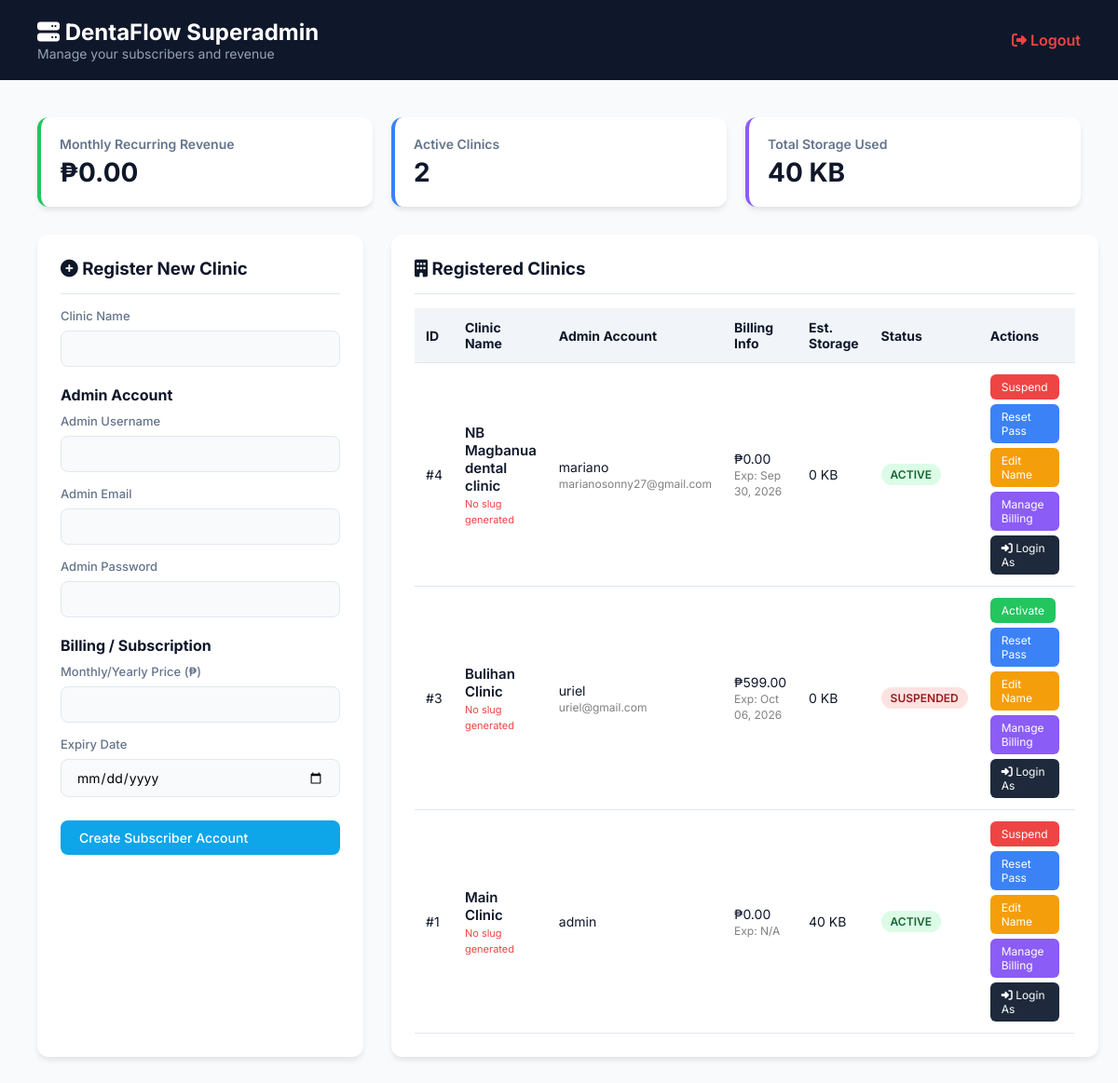
Screenshot of /superadmin.php (signed in) with the database file from the repository.
### tables this page shows
CREATE TABLE `clinics` (
  `id` int(11) NOT NULL,
  `name` varchar(255) NOT NULL,
  `subscription_status` varchar(50) DEFAULT 'ACTIVE',
  `subscription_expiry` date DEFAULT NULL,
  `subscription_price` decimal(10,2) DEFAULT 0.00,
  `created_at` timestamp NOT NULL DEFAULT current_timestamp(),
  `logo_url` varchar(255) DEFAULT NULL
);

### superadmin.php (the view, shortened to what this page needs)
<?php
require_once 'includes/db.php';
$stmt = $pdo->query("
    SELECT c.*,
           u.username as admin_username, u.email as admin_email,
           (SELECT COUNT(*) FROM patients WHERE clinic_id = c.id) as patient_count,
           (SELECT COUNT(*) FROM treatments WHERE clinic_id = c.id) as treatment_count
    FROM clinics c
    LEFT JOIN users u ON c.id = u.clinic_id AND u.role = 'Admin'
    ORDER BY c.id DESC
");
$clinics = $stmt->fetchAll(PDO::FETCH_ASSOC);
?>
<!DOCTYPE html>
<html lang="en">
<head>
    <link rel="stylesheet" href="https://cdnjs.cloudflare.com/ajax/libs/font-awesome/6.4.0/css/all.min.css">
    <link rel="stylesheet" href="css/style.css">
</head>
<body style="background-color: #f8fafc; margin: 0;">
    <div class="superadmin-header">
        <div>
            <h2><i class="fa-solid fa-server"></i> DentaFlow Superadmin</h2>
            <p style="color: #94a3b8; font-size: 14px; margin:0;">Manage your subscribers and revenue</p>
        </div>
        <a href="logout.php" style="color: #ef4444; text-decoration: none; font-weight: 600;"><i class="fa-solid fa-right-from-bracket"></i> Logout</a>
    </div>
    <div class="superadmin-content">
        <?php
        $mrr = 0;
        $active_clinics = 0;
        $total_kb = 0;
        foreach($clinics as $c) {
            if ($c['subscription_status'] === 'Active') {
                $mrr += $c['subscription_price'];
                $active_clinics++;
            }
            $total_kb += ($c['patient_count'] + $c['treatment_count']) * 5;
        }
        ?>
        <div style="display: grid; grid-template-columns: repeat(3, 1fr); gap: 20px; margin-bottom: 30px;">
            <div style="background: white; padding: 20px; border-radius: 12px; box-shadow: 0 4px 6px -1px rgba(0,0,0,0.1); border-left: 4px solid #22c55e;">
                <div style="color: #64748b; font-size: 14px; font-weight: 600;">Monthly Recurring Revenue</div>
                <div style="font-size: 28px; font-weight: 700; color: #0f172a; margin-top: 5px;">₱<?php echo number_format($mrr, 2); ?></div>
            </div>
            <div style="background: white; padding: 20px; border-radius: 12px; box-shadow: 0 4px 6px -1px rgba(0,0,0,0.1); border-left: 4px solid #3b82f6;">
                <div style="color: #64748b; font-size: 14px; font-weight: 600;">Active Clinics</div>
                <div style="font-size: 28px; font-weight: 700; color: #0f172a; margin-top: 5px;"><?php echo $active_clinics; ?></div>
            </div>
            <div style="background: white; padding: 20px; border-radius: 12px; box-shadow: 0 4px 6px -1px rgba(0,0,0,0.1); border-left: 4px solid #8b5cf6;">
                <div style="color: #64748b; font-size: 14px; font-weight: 600;">Total Storage Used</div>
                <div style="font-size: 28px; font-weight: 700; color: #0f172a; margin-top: 5px;"><?php echo ($total_kb > 1024) ? round($total_kb/1024, 2) . ' MB' : $total_kb . ' KB'; ?></div>
            </div>
        </div>
        <div class="panel-grid">
            <div class="register-card">
                <h3><i class="fa-solid fa-plus-circle"></i> Register New Clinic</h3>
                <hr style="margin: 15px 0; border: 0; border-top: 1px solid #e2e8f0;">
                <form action="api/add_clinic.php" method="POST">
                    <div class="form-group" style="margin-bottom: 15px;">
                        <label>Clinic Name</label>
                        <input type="text" name="clinic_name" class="form-control" required>
                    </div>
                    <h4 style="margin: 20px 0 10px 0;">Admin Account</h4>
                    <div class="form-group" style="margin-bottom: 15px;">
                        <label>Admin Username</label>
                        <input type="text" name="admin_username" class="form-control" required>
                    </div>
                    <div class="form-group" style="margin-bottom: 15px;">
                        <label>Admin Email</label>
                        <input type="email" name="admin_email" class="form-control" required>
                    </div>
                    <div class="form-group" style="margin-bottom: 15px;">
                        <label>Admin Password</label>
                        <input type="password" name="admin_password" class="form-control" required>
                    </div>
                    <h4 style="margin: 20px 0 10px 0;">Billing / Subscription</h4>
                    <div class="form-group" style="margin-bottom: 15px;">
                        <label>Monthly/Yearly Price (₱)</label>
                        <input type="number" step="0.01" name="subscription_price" class="form-control" required>
                    </div>
                    <div class="form-group" style="margin-bottom: 15px;">
                        <label>Expiry Date</label>
                        <input type="date" name="subscription_expiry" class="form-control" required>
                    </div>
                    <button type="submit" class="btn btn-primary" style="width: 100%; margin-top: 10px;">Create Subscriber Account</button>
                </form>
            </div>
            <div class="register-card">
                <h3><i class="fa-solid fa-building"></i> Registered Clinics</h3>
                <hr style="margin: 15px 0; border: 0; border-top: 1px solid #e2e8f0;">
                <table style="width: 100%; border-collapse: collapse; text-align: left; font-size: 14px;">
                    <thead>
                        <tr style="background: #f1f5f9;">
                            <th style="padding: 12px; border-bottom: 1px solid #e2e8f0;">ID</th>
                            <th style="padding: 12px; border-bottom: 1px solid #e2e8f0;">Clinic Name</th>
                            <th style="padding: 12px; border-bottom: 1px solid #e2e8f0;">Admin Account</th>
                            <th style="padding: 12px; border-bottom: 1px solid #e2e8f0;">Billing Info</th>
                            <th style="padding: 12px; border-bottom: 1px solid #e2e8f0;">Est. Storage</th>
                            <th style="padding: 12px; border-bottom: 1px solid #e2e8f0;">Status</th>
                            <th style="padding: 12px; border-bottom: 1px solid #e2e8f0;">Actions</th>
                        </tr>
                    </thead>
                    <tbody>
                        <?php foreach($clinics as $c):
                            $totalRecords = $c['patient_count'] + $c['treatment_count'];
                            $estKb = $totalRecords * 5;
                            $storageStr = $estKb > 1024 ? round($estKb/1024, 2) . ' MB' : $estKb . ' KB';
                        ?>
                        <tr style="border-bottom: 1px solid #e2e8f0;">
                            <td style="padding: 12px;">#<?php echo $c['id']; ?></td>
                            <td style="padding: 12px;">
                                <div style="font-weight: 600; font-size: 15px; color: #0f172a;"><?php echo htmlspecialchars($c['name']); ?></div>
                                <?php if (!empty($c['slug'])): ?>
                                <div style="margin-top: 4px; display: flex; align-items: center; gap: 6px;">
                                    <input type="text" readonly value="<?php echo 'http://' . $_SERVER['HTTP_HOST'] . '/CLINIC system/' . $c['slug'] . '/login.php'; ?>" style="font-size: 11px; padding: 2px 6px; border: 1px solid #cbd5e1; border-radius: 4px; background: #f8fafc; color: #64748b; width: 220px; cursor: text;" onclick="this.select();">
                                    <a href="<?php echo 'http://' . $_SERVER['HTTP_HOST'] . '/CLINIC system/' . $c['slug'] . '/login.php'; ?>" target="_blank" style="color: #3b82f6; font-size: 12px; text-decoration: none;" title="Open in new tab"><i class="fa-solid fa-arrow-up-right-from-square"></i></a>
                                </div>
                                <?php else: ?>
                                <span style="font-size: 11px; color: #ef4444;">No slug generated</span>
                                <?php endif; ?>
                            </td>
                            <td style="padding: 12px;">
                                <?php echo htmlspecialchars($c['admin_username']); ?><br>
                                <span style="color: gray; font-size: 12px;"><?php echo htmlspecialchars($c['admin_email']); ?></span>
                            </td>
                            <td style="padding: 12px;">
                                ₱<?php echo number_format($c['subscription_price'], 2); ?><br>
                                <span style="color: gray; font-size: 12px;">Exp: <?php echo $c['subscription_expiry'] ? date('M d, Y', strtotime($c['subscription_expiry'])) : 'N/A'; ?></span>
                            </td>
                            <td style="padding: 12px;"><?php echo $storageStr; ?></td>
                            <td style="padding: 12px;">
                                <span class="status-badge status-<?php echo $c['subscription_status']; ?>"><?php echo $c['subscription_status']; ?></span>
                            </td>
                            <td style="padding: 12px;">
                                <?php if($c['subscription_status'] === 'Active'): ?>
                                    <a href="superadmin.php?action=suspend&clinic_id=<?php echo $c['id']; ?>" class="action-btn btn-suspend" onclick="return confirm('Suspend this clinic?');">Suspend</a>
                                <?php else: ?>
                                    <a href="superadmin.php?action=activate&clinic_id=<?php echo $c['id']; ?>" class="action-btn btn-activate">Activate</a>
                                <?php endif; ?>
                                <a href="superadmin.php?action=reset_password&clinic_id=<?php echo $c['id']; ?>" class="action-btn btn-reset" onclick="return confirm('Reset admin password to password123?');" style="margin-top:5px;">Reset Pass</a>
                                <a href="#" class="action-btn" onclick="editClinicName(<?php echo $c['id']; ?>, '<?php echo addslashes(htmlspecialchars($c['name'])); ?>'); return false;" style="background-color: #f59e0b; margin-top:5px;">Edit Name</a>
                                <a href="#" class="action-btn" onclick="editBilling(<?php echo $c['id']; ?>, '<?php echo $c['subscription_price']; ?>', '<?php echo $c['subscription_expiry']; ?>'); return false;" style="background-color: #8b5cf6; margin-top:5px;">Manage Billing</a>
                                <a href="api/login_as.php?clinic_id=<?php echo $c['id']; ?>" class="action-btn" style="background-color: #1e293b; margin-top:5px;" onclick="return confirm('Log in as Admin for this clinic?');"><i class="fa-solid fa-right-to-bracket"></i> Login As</a>
                            </td>
                        </tr>
                        <?php endforeach; ?>
                    </tbody>
                </table>
            </div>
        </div>
    </div>
</body>
</html>

### css/style.css (style rules this page uses)
:root { --primary: #0ea5e9; --primary-dark: #0284c7; --secondary: #14b8a6; --accent: #8b5cf6; --bg-light: #f8fafc; --card-bg: #ffffff; --text-main: #0f172a; --text-muted: #64748b; --border-color: #e2e8f0; --success: #10b981; --warning: #f59e0b; --danger: #ef4444; --shadow-sm: 0 1px 2px 0 rgb(0 0 0 / 0.05); --shadow-md: 0 4px 6px -1px rgb(0 0 0 / 0.1), 0 2px 4px -2px rgb(0 0 0 / 0.1); --shadow-lg: 0 10px 15px -3px rgb(0 0 0 / 0.1), 0 4px 6px -4px rgb(0 0 0 / 0.1); --radius-md: 12px; --radius-lg: 16px; }
* { margin: 0; padding: 0; box-sizing: border-box; font-family: 'Inter', sans-serif; }
body { background-color: var(--bg-light); color: var(--text-main); }
.btn { padding: 10px 20px; border-radius: 8px; border: none; font-weight: 500; cursor: pointer; display: inline-flex; align-items: center; gap: 8px; transition: all 0.2s; font-size: 14px; }
.btn-primary { background-color: var(--primary); color: white; }
.form-group { display: flex; flex-direction: column; gap: 8px; }
.form-group label { font-size: 13px; font-weight: 500; color: var(--text-muted); }
.form-control { padding: 10px 16px; border: 1px solid var(--border-color); border-radius: 8px; font-size: 14px; outline: none; transition: border-color 0.2s; background-color: var(--bg-light); }
.status-badge { padding: 6px 12px; border-radius: 20px; font-size: 12px; font-weight: 600; text-transform: uppercase; display: inline-block; }

### superadmin.php (style rules this page uses)
.superadmin-header { background-color: #0f172a; color: white; padding: 20px 40px; display: flex; justify-content: space-between; align-items: center; }
.superadmin-content { padding: 40px; max-width: 1400px; margin: 0 auto; }
.panel-grid { display: grid; grid-template-columns: 350px 1fr; gap: 30px; }
.register-card { background: white; padding: 25px; border-radius: 12px; box-shadow: 0 4px 6px -1px rgba(0,0,0,0.1); }
.status-badge { padding: 4px 10px; border-radius: 20px; font-size: 12px; font-weight: 600; }
.status-Active { background: #dcfce7; color: #166534; }
.status-Suspended { background: #fee2e2; color: #991b1b; }
.action-btn { padding: 6px 12px; border-radius: 6px; text-decoration: none; font-size: 12px; color: white; display: inline-block; margin-right: 5px; }
.btn-suspend { background-color: #ef4444; }
.btn-activate { background-color: #22c55e; }
.btn-reset { background-color: #3b82f6; }

### rows the page displays
clinics: id "4", name "NB Magbanua dental clinic", admin_username "mariano", admin_email "marianosonny27@gmail.com", subscription_price "0.00", subscription_expiry "Sep 30, 2026", storageStr "0 KB", subscription_status "ACTIVE"
clinics: id "3", name "Bulihan Clinic", admin_username "uriel", admin_email "uriel@gmail.com", subscription_price "599.00", subscription_expiry "Oct 06, 2026", storageStr "0 KB", subscription_status "SUSPENDED"
clinics: id "1", name "Main Clinic", admin_username "admin", subscription_price "0.00", shows "N/A", storageStr "40 KB", subscription_status "ACTIVE"

### other values shown
$mrr "0.00"
$active_clinics "2"
$total_kb "40"
